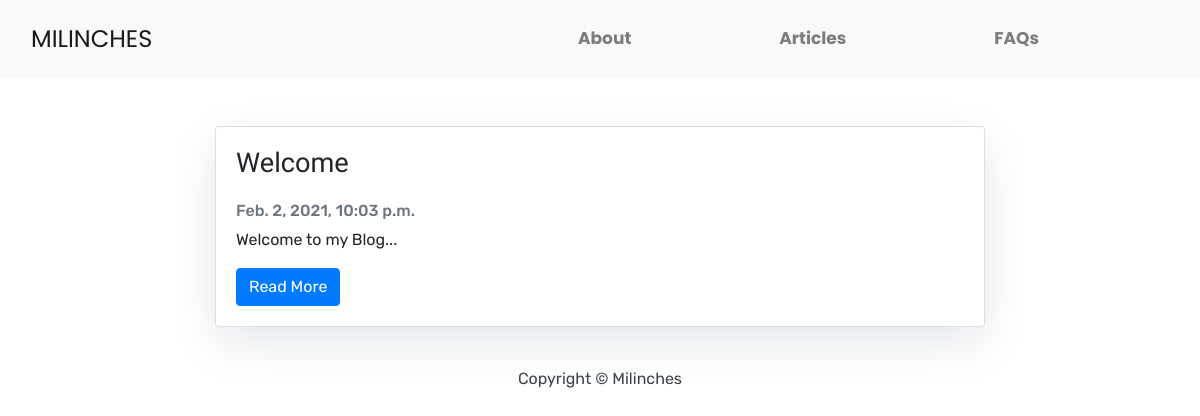
The page /articles/ on the database as committed earlier.
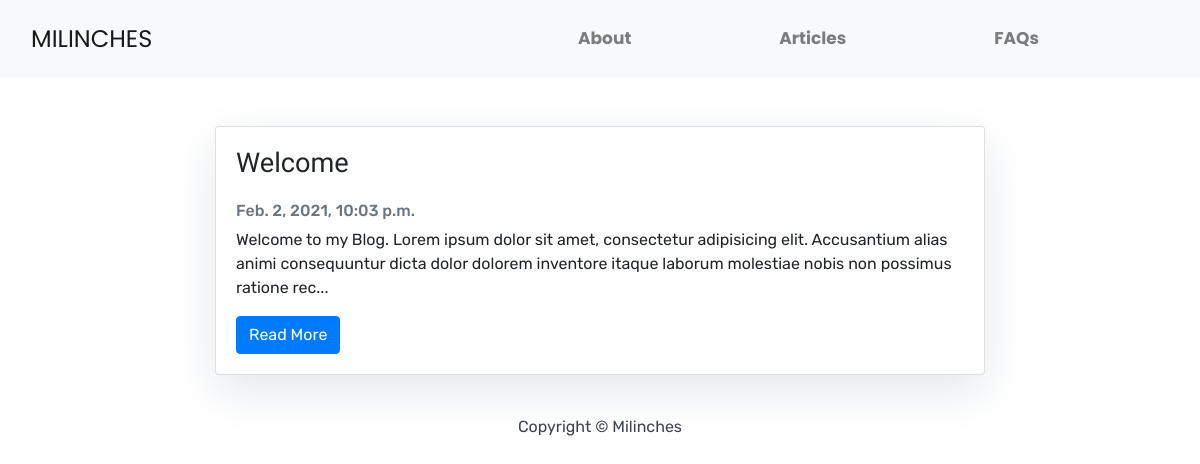
The same page on the database as committed later.
### blog/models.py (models this page shows, shortened)
class Articles(models.Model):
    title = models.CharField(max_length=100)
    slug = models.SlugField(unique=True)
    body = models.TextField()
    updated_on = models.DateTimeField(auto_now_add=True)
    created_on = models.DateTimeField(auto_now_add=True)
    status = models.IntegerField(choices=STATUS, default=0)
    class Meta:
        ordering = ['-created_on']

### blog/views.py (the view)
# urls.py: path('', views.ArticleList.as_view(), name='article'),
class ArticleList(generic.ListView):
    queryset = Articles.objects.filter(status=1).order_by('created_on')
    context_object_name = 'article_list'
    template_name = 'blog/article_list.html'

### blog/templates/blog/article_list.html (shortened to what this page needs)
{% extends 'base.html' %}
{% block content %}
<div class="col-md-8 mt-5 mx-auto">
{% for article in article_list %}
    <div class="card mb-4">
      <div class="card-body">
        <h5 class="card-title">{{ article.title }}</h5>
          <p class="card-text text-muted h6">{{ article.created_on }}</p>
        <p class="card-text">{{ article.body|slice:':200' }}...</p>
        <a href="{% url 'blog:detail' article.slug %}" class="btn btn-primary">Read More</a>
      </div>
    </div>
{% endfor %}
</div>
{% endblock %}

Rows that differ between the two databases and show on the page:
changed Articles "Welcome": body "Welcome to my Blog" → "Welcome to my Blog. Lorem ipsum dolor sit amet, consectetur adipisicing elit. Accusantium alias animi consequuntur dicta dolor dolorem inventore itaque laborum molestiae nobis non possimus ratione rec"
